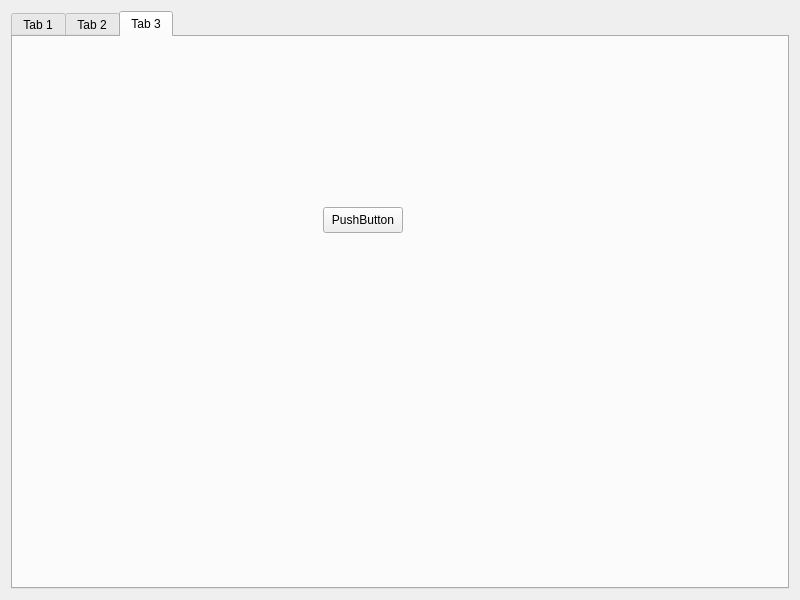
<?xml version="1.0" encoding="UTF-8"?>
<ui version="4.0">
 <class>Widget</class>
 <widget class="QWidget" name="Widget">
  <property name="geometry">
   <rect>
    <x>0</x>
    <y>0</y>
    <width>800</width>
    <height>600</height>
   </rect>
  </property>
  <property name="windowTitle">
   <string>Widget</string>
  </property>
  <layout class="QVBoxLayout" name="verticalLayout">
   <item>
    <widget class="QTabWidget" name="tabWidget">
     <property name="currentIndex">
      <number>2</number>
     </property>
     <widget class="QWidget" name="tab">
      <attribute name="title">
       <string>Tab 1</string>
      </attribute>
      <layout class="QHBoxLayout" name="horizontalLayout">
       <item>
        <widget class="QPushButton" name="pushButton">
         <property name="text">
          <string>One</string>
         </property>
        </widget>
       </item>
       <item>
        <widget class="QPushButton" name="pushButton_2">
         <property name="text">
          <string>Two</string>
         </property>
        </widget>
       </item>
      </layout>
     </widget>
     <widget class="QWidget" name="tab_2">
      <attribute name="title">
       <string>Tab 2</string>
      </attribute>
      <layout class="QVBoxLayout" name="verticalLayout_2">
       <item>
        <widget class="QLineEdit" name="lineEdit"/>
       </item>
      </layout>
     </widget>
     <widget class="QWidget" name="tab_3">
      <attribute name="title">
       <string>Tab 3</string>
      </attribute>
      <widget class="QPushButton" name="pushButton_3">
       <property name="geometry">
        <rect>
         <x>310</x>
         <y>170</y>
         <width>80</width>
         <height>26</height>
        </rect>
       </property>
       <property name="text">
        <string>PushButton</string>
       </property>
      </widget>
     </widget>
    </widget>
   </item>
  </layout>
 </widget>
 <resources/>
 <connections/>
</ui>
